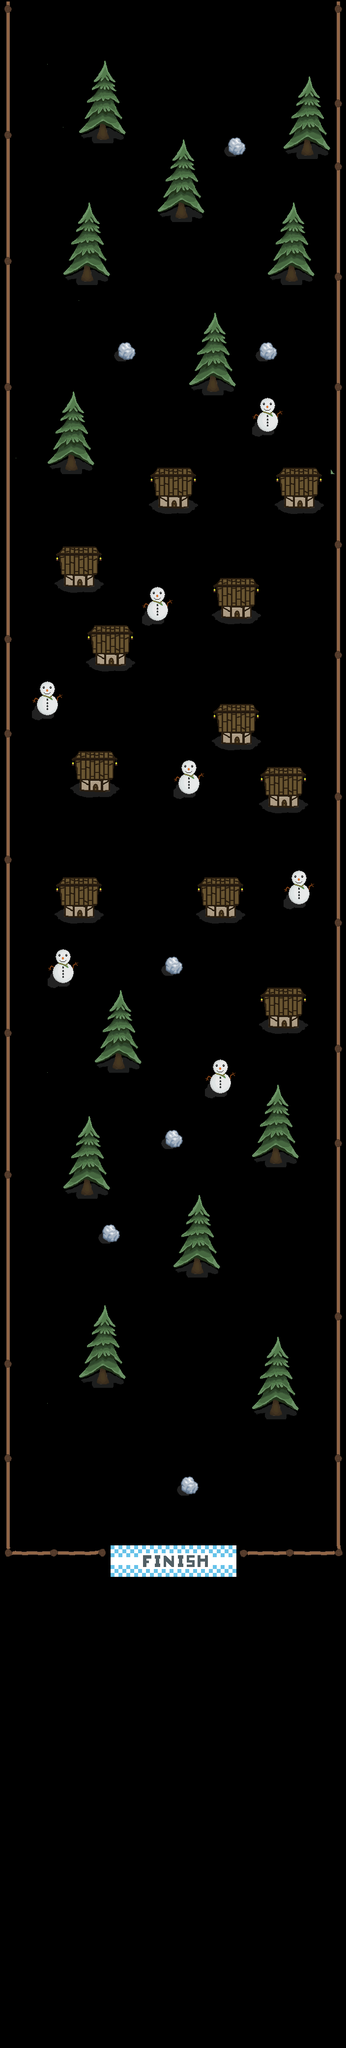

Below is a game level as drawn by its tile map, then a one-line description and the .tmx that defines it (tile-layer data replaced by summaries):
An orthogonal 22x130 tile map with 32x32 px tiles, 2 tile layers (Tile Layer 2, Main), 5 tilesets and 44 objects.

<map version="1.0" tiledversion="1.1.5" orientation="orthogonal" renderorder="right-down" width="22" height="130" tilewidth="32" tileheight="32" infinite="0" nextobjectid="190">
 <tileset firstgid="1" name="SnowTileSet" tilewidth="32" tileheight="32" tilecount="36" columns="6">
  <image source="../Sprites/TileSet.png" width="193" height="193" />
 </tileset>
 <tileset firstgid="37" name="House" tilewidth="32" tileheight="32" tilecount="16" columns="4">
  <image source="../Sprites/House.png" width="128" height="128" />
 </tileset>
 <tileset firstgid="53" name="Finish Line" tilewidth="32" tileheight="32" tilecount="16" columns="8">
  <image source="../Sprites/Finish Line.png" width="264" height="64" />
 </tileset>
 <tileset firstgid="69" name="Fence" tilewidth="32" tileheight="32" tilecount="9" columns="3">
  <image source="../Sprites/Fence.png" width="96" height="96" />
 </tileset>
 <tileset firstgid="78" name="Ramp" tilewidth="32" tileheight="32" tilecount="9" columns="3">
  <image source="../Sprites/Ramp.png" width="100" height="100" />
 </tileset>
 <layer name="Tile Layer 2" width="22" height="130" offsetx="1" offsety="3">
  <data>[2860 cells, 334 non-empty, 12 distinct tile ids]</data>
 </layer>
 <objectgroup name="Spawn">
  <object id="144" x="325" y="33.6667" width="51" height="80" />
 </objectgroup>
 <layer name="Main" width="22" height="130" offsetx="1" offsety="3">
  <data>[2860 cells, 597 non-empty, 67 distinct tile ids]</data>
 </layer>
 <objectgroup name="Collision" offsetx="4.66667" offsety="2">
  <object id="129" x="-4.66667" y="-2" width="24.2424" height="3193.94" />
  <object id="130" x="675.333" y="2" width="20" height="3192" />
  <object id="145" x="16.3333" y="3136" width="196" height="30" />
  <object id="146" x="483.333" y="3138" width="209" height="25" />
  <object id="152" x="188.333" y="236" width="29" height="45" />
  <object id="153" x="458.333" y="278" width="35" height="34" />
  <object id="154" x="607.333" y="270" width="27" height="42" />
  <object id="155" x="352.333" y="397" width="23" height="45" />
  <object id="156" x="158.333" y="529" width="27" height="39" />
  <object id="157" x="236.333" y="693" width="32" height="35" />
  <object id="158" x="526.333" y="694" width="31" height="36" />
  <object id="159" x="577.333" y="530" width="23" height="40" />
  <object id="160" x="413.333" y="751" width="29" height="43" />
  <object id="161" x="319.333" y="960" width="59" height="70" />
  <object id="162" x="576.333" y="960" width="59" height="66" />
  <object id="163" x="130.333" y="915" width="21" height="37" />
  <object id="164" x="126.333" y="1121" width="62" height="71" />
  <object id="165" x="447.333" y="1187" width="59" height="66" />
  <object id="166" x="187.333" y="1283" width="63" height="66" />
  <object id="167" x="446.333" y="1443" width="62" height="68" />
  <object id="168" x="541.333" y="1572" width="64" height="65" />
  <object id="169" x="158.333" y="1540" width="63" height="63" />
  <object id="170" x="413.333" y="1795" width="62" height="66" />
  <object id="171" x="124.333" y="1795" width="65" height="66" />
  <object id="172" x="542.333" y="2020" width="64" height="66" />
  <object id="173" x="331.333" y="1939" width="35" height="36" />
  <object id="174" x="224.333" y="2130" width="24" height="42" />
  <object id="175" x="330.333" y="2291" width="35" height="38" />
  <object id="176" x="547.333" y="2318" width="21" height="47" />
  <object id="177" x="158.333" y="2381" width="26" height="43" />
  <object id="178" x="206.333" y="2486" width="31" height="32" />
  <object id="179" x="387.333" y="2548" width="25" height="39" />
  <object id="180" x="541.333" y="2838" width="26" height="36" />
  <object id="181" x="189.333" y="2772" width="26" height="36" />
  <object id="182" x="363.333" y="2997" width="34" height="36" />
 </objectgroup>
 <objectgroup name="SnowmanCollision" offsetx="-1" offsety="0">
  <object id="183" x="527" y="807" width="37" height="65" />
  <object id="184" x="305" y="1192" width="36" height="70" />
  <object id="185" x="82" y="1384" width="33" height="65" />
  <object id="186" x="370" y="1544" width="33" height="66" />
  <object id="187" x="588" y="1766" width="37" height="71" />
  <object id="188" x="106" y="1924" width="46" height="71" />
  <object id="189" x="431" y="2151" width="40" height="71" />
 </objectgroup>
 <objectgroup name="Coin" />
 <objectgroup name="Finish">
  <object id="147" x="223" y="3140" width="260" height="27" />
 </objectgroup>
 <objectgroup name="RampCollision" />
</map>
